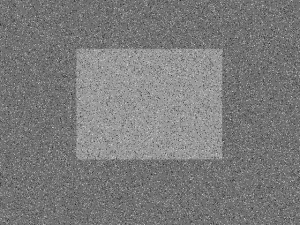
#> input picture DATA/noise.png, 300 x 225 px
$ jupyter execute 'ex02 - FIlters.ipynb'   (shell and % lines are left out)
#> lines starting #> are read from the running program, lines starting #| are printed output that depends on the picture
## Use of filters

[cell 1]
import cv2
import numpy as np
import matplotlib.pyplot as plt

**Original image**

[cell 2]
img = cv2.imread('../DATA/noise.png', 1)
#> img is the input picture: shape (225, 300, 3); min 35, max 217, mean 122.9
plt.imshow(img)

**Average**

[cell 3]
# average filtering (replace pixels under kernel with their average)
img_avg = cv2.blur(img, (17,17))
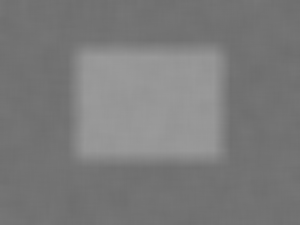
#> img_avg: shape (225, 300, 3); min 110, max 154, mean 122.9
plt.imshow(img_avg)

**Median**

[cell 4]
# median filtering (replace pixels under kernel with their median)
img_med = cv2.medianBlur(img, 17)
plt.imshow(img_med)

**Gaussian**

[cell 5]
# gaussian blur (gaussian kernel), effective in removing Gaussian noise from the image (kernel size MUST BE ODD!!!)
img_gauss = cv2.GaussianBlur(img, ksize=(17,17), sigmaX=0)
plt.imshow(img_gauss)

**Bilinear**

[cell 6]
# bilateral filter
img_bil = cv2.bilateralFilter(img, 17, sigmaSpace = 75, sigmaColor =75)
plt.imshow(img_bil)
